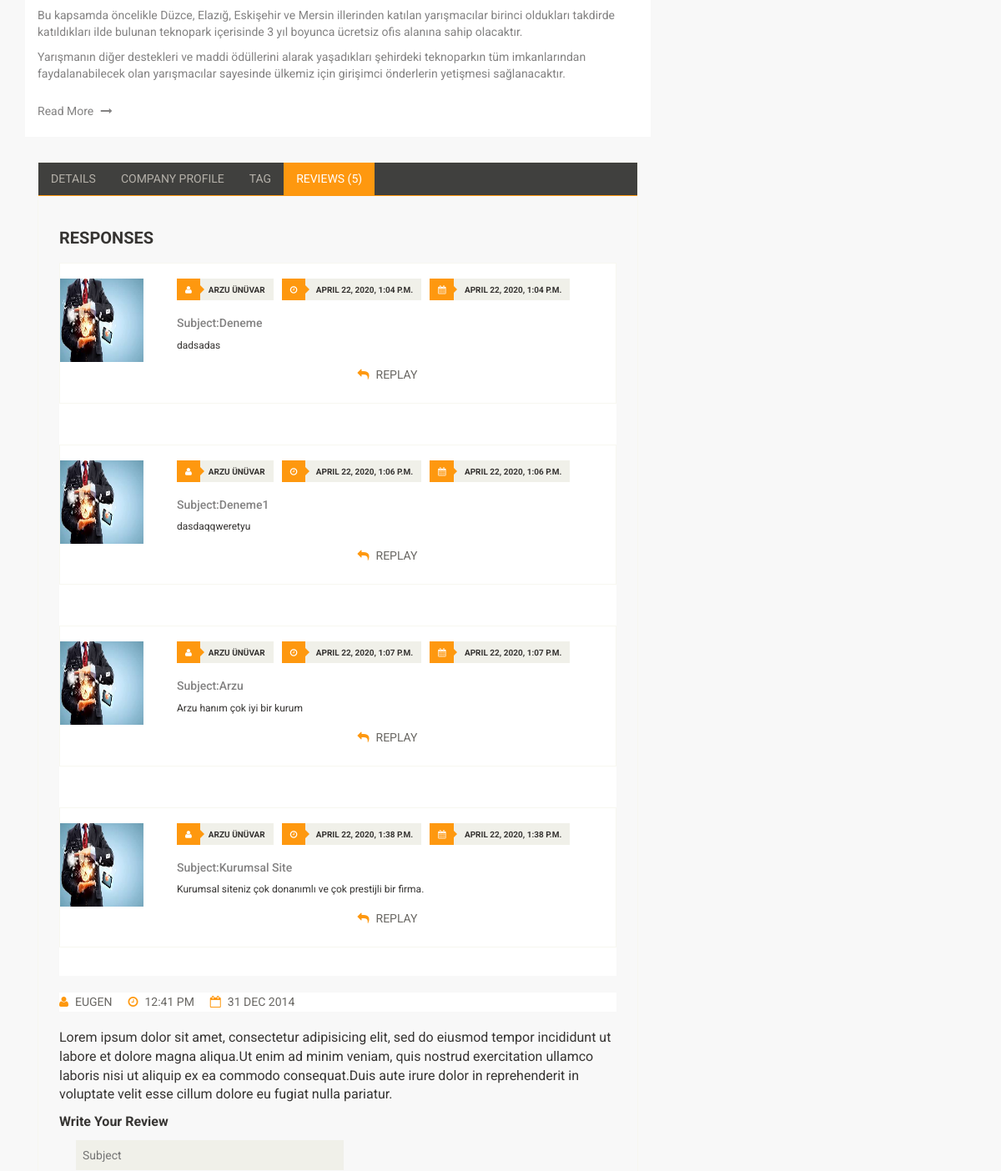
Before: /content/10/Etkinlik/ (middle part) with the older database file.
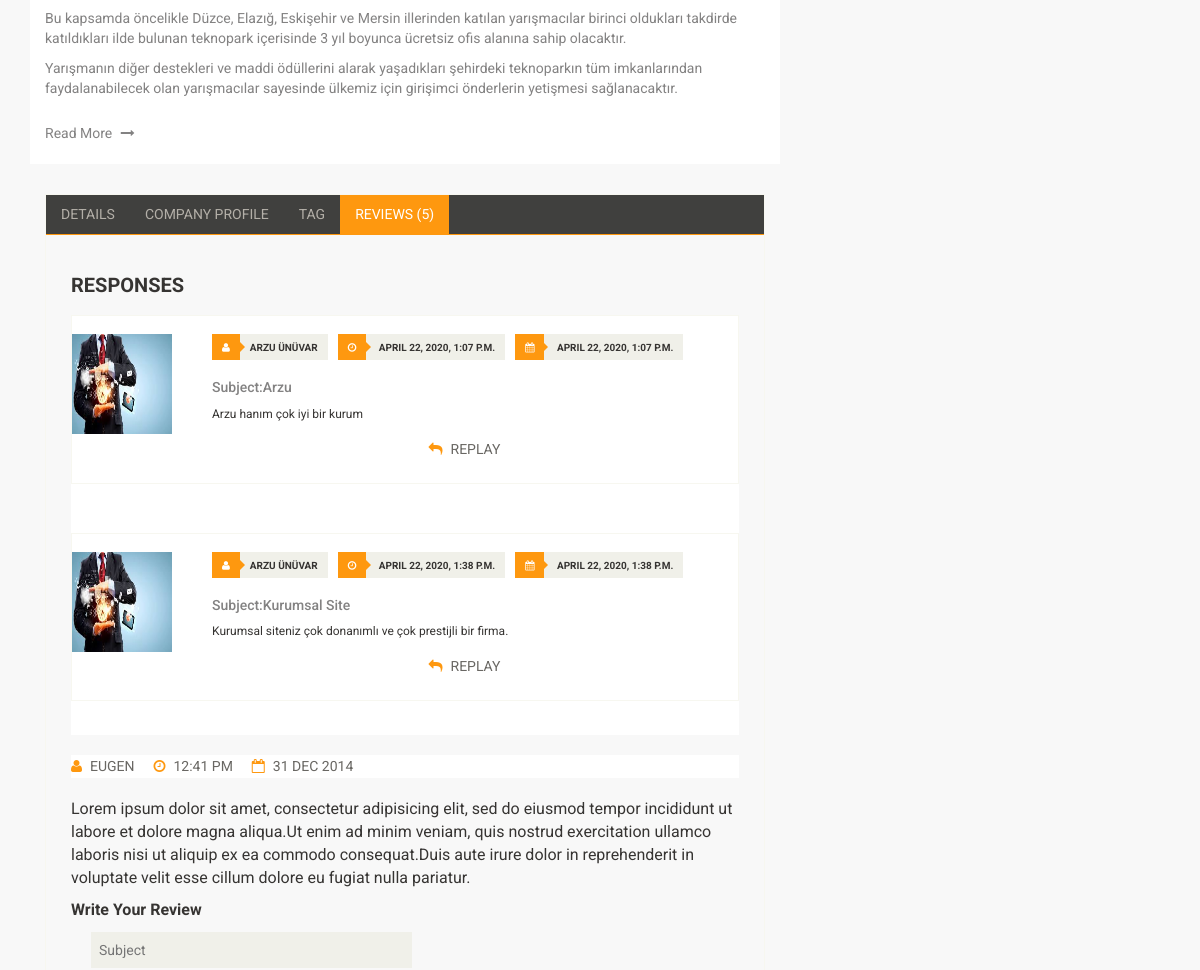
After: the same page with the newer database file.
### content/models.py (models this page shows, shortened)
class Comment(models.Model):
    STATUS = (
        ('New', 'Yeni'),
        ('True', 'Evet'),
        ('False', 'Hayır'),
    )
    content = models.ForeignKey(Content, on_delete=models.CASCADE)
    user = models.ForeignKey(User, on_delete=models.CASCADE)
    subject = models.CharField(max_length=50)
    comment = models.TextField(max_length=200, blank=True)
    rate = models.IntegerField(blank=True)
    status = models.CharField(max_length=10, choices=STATUS, default='New')
    ip = models.CharField(max_length=20, blank=True)
    create_at = models.DateTimeField(auto_now_add=True)
    update_at = models.DateTimeField(auto_now=True)

class Content(models.Model):
    STATUS = (
        ('True', 'Evet'),
        ('False', 'Hayır'),
    )
    category = models.ForeignKey(Category, on_delete=models.CASCADE)  # relation with Category table
    title = models.CharField(max_length=150)
    keywords = models.CharField(blank=True, max_length=255)
    description = models.CharField(blank=True, max_length=255)
    image = models.ImageField(upload_to='images/')
    detail = RichTextUploadingField()
    slug = models.SlugField(null=False, unique=True)
    status = models.CharField(max_length=10, choices=STATUS)
    create_at = models.DateTimeField(auto_now_add=True)
    update_at = models.DateTimeField(auto_now=True)
    def image_tag(self):
        return mark_safe('<img src="{}" height="50"/>'.format(self.image.url))
    image_tag.short_description = 'Image'

### home/views.py (the view)
# urls.py: path('content/<int:id>/<slug:slug>/', views.content_detail, name='content_detail'),
def content_detail(request, id, slug):
    category = Category.objects.all()
    content = Content.objects.get(pk=id)
    images = Images.objects.filter(content_id=id)
    comments = Comment.objects.filter(content_id=id, status='True')
    context = {
        'content': content, 'slug': slug, 'category': category, 'images': images, 'comments': comments,
    }
    return render(request, 'content_detail.html', context)

### home/templates/content_detail.html (shortened to what the changed rows need)
{% extends "homebase.html" %}
{% block head %}
    {% load static %}
    <link href="{% static 'main.css' %}" rel="stylesheet">
{% endblock %}
{% block body %}
    <section id="blog-archive">
        <div class="container">
            <div class="row">
                <div class="col-md-12">
                    <div class="blog-archive-area">
                        <div class="row">
                            <div class="col-md-8">
                                <div class="blog-archive-left">
                                    <div class="category-tab shop-details-tab">
                                        <div class="tab-content">
                                            <div class="tab-pane fade active in" id="reviews">
                                                <div class="response-area">
                                                    <h2>RESPONSES</h2>
                                                    <ul class="media-list">
                                                        {% for com in comments %}
                                                            <li class="media">
                                                                <a class="pull-left" href="#">
                                                                    <img class="media-object" src="{{ content.image.url }}"
                                                                         alt="User image" style=" height: 100px;width: 100px">
                                                                </a>
                                                                <div class="media-body">
                                                                    <ul class="sinlge-post-meta">
                                                                        <li><i class="fa fa-user"></i>{{ com.user.first_name }} {{ com.user.last_name }}</li>
                                                                        <li><i class="fa fa-clock-o"></i> {{ com.create_at }}</li>
                                                                        <li><i class="fa fa-calendar"></i> {{ com.create_at }}</li>
                                                                    </ul>
                                                                    <h5>Subject:{{ com.subject }}</h5>
                                                                    <p>{{ com.comment }}</p>
                                                                    <a class="btn" href=""><i
                                                                            class="fa fa-reply"></i>Replay</a>
                                                                </div>
                                                            </li>
                                                        {% endfor %}
                                                    </ul>
                                                </div>
                                            </div>
                                        </div>
                                    </div>
                                </div>
                            </div>
                        </div>
                    </div>
                </div>
            </div>
        </div>
    </section>
{% endblock %}

Changed rows visible on the page:
removed Comment: image (picture), user.first_name "ARZU", user.last_name "ÜNÜVAR", create_at "APRIL 22, 2020, 1:04 P.M.", subject "Deneme", comment "dadsadas"
removed Comment: image (picture), user.first_name "ARZU", user.last_name "ÜNÜVAR", create_at "APRIL 22, 2020, 1:06 P.M.", subject "Deneme1", comment "dasdaqqweretyu"
